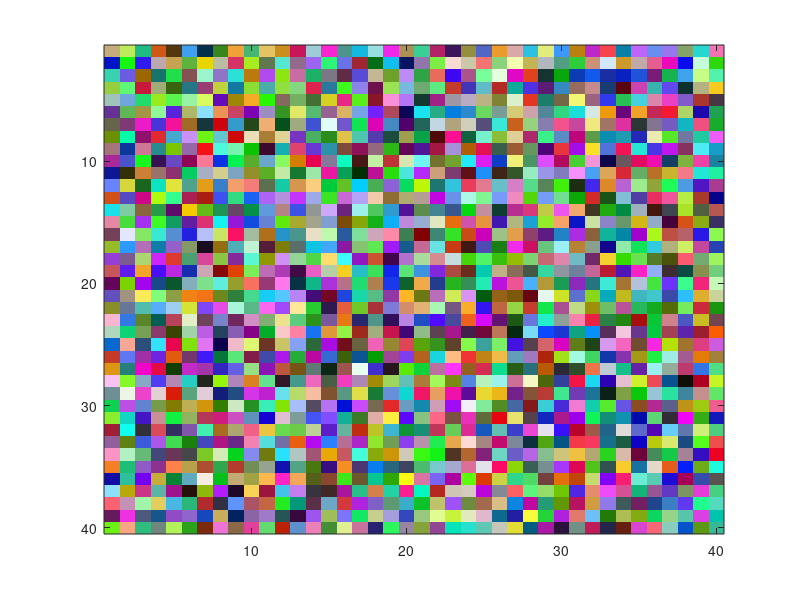

MATLAB code to generate this figure: (Note: this script raises an error after producing the figure.)
clear;
width = 40;
weights = rand(width,width,3); % i.e. colormap
%input = [1 0 0;0 1 0];
input = [1 0 0;0 0 1;0 1 0];
eta = 0.025;
epochs = 300;

imagesc(weights)
pause(1)
winnerid = 0;
for e=1:epochs
    radius = floor(1.5*width*(epochs-e)/epochs)+1;
    %radius = 2;
    %for i=1:size(input,1) % for each training example
    for i=ceil(random('u',0,size(input,1)))
        x = input(i,:);
        inputmatrix = zeros(width,width,3);
        sqdiff = zeros(width,width);
        for yi=1:width
            for xi=1:width
                inputmatrix(yi,xi,:) = x;
                sqdiff(yi,xi) = sum((weights(yi,xi,:)-inputmatrix(yi,xi,:)).^2);
            end
        end
    
        [rowmin,rowargmin] = min(sqdiff,[],2);
        [colmin,colargmin] = min(rowmin,[],1);
        winnerx = colargmin
        winnery = rowargmin(colargmin)
        
        %weights
        %inputmatrix
        %sqdiff
        %pause(1)

        neighbours = getNeighbours([width width],[winnery,winnerx],radius)

        for n=neighbours'
            nx = n(1);
            ny = n(2);
            weights(ny,nx,:) = weights(ny,nx,:)+eta*(inputmatrix(ny,nx,:)-weights(ny,nx,:));
        end
    end
    imagesc(weights); hold on;
    plot([winnerx,neighbours(:,1)'],[winnery,neighbours(:,2)'],'*')
    pause(0.01)
end
imagesc(weights)
disp('the end')